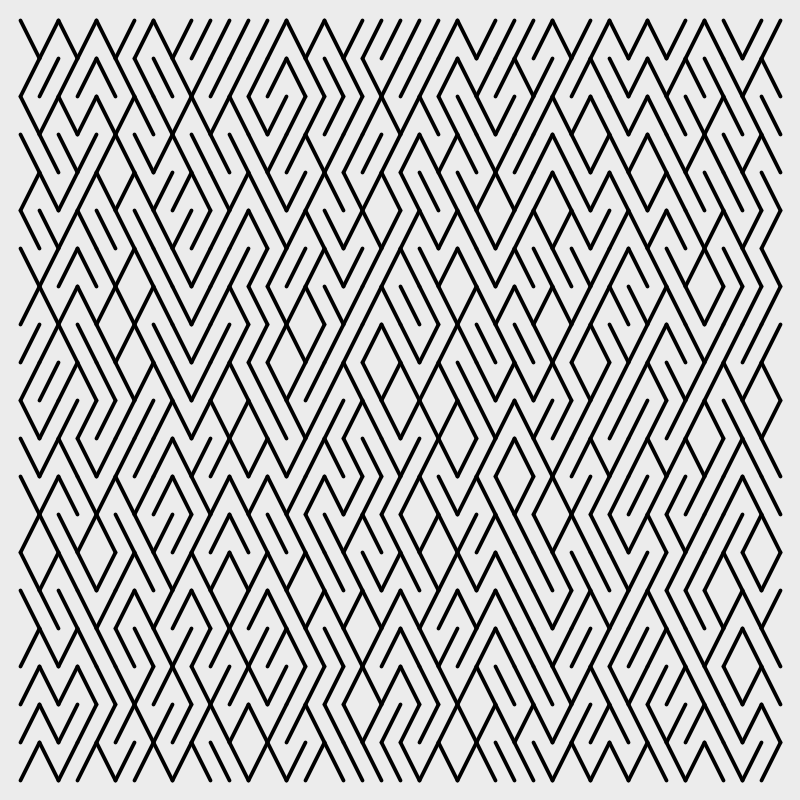
Frame 1 (no input)
Frame 60 (the mouse pressed at the canvas centre just before this capture): identical to frame 1, image omitted
Frame 120 (the mouse held since frame 60 and released just before this capture): identical to frame 1, image omitted

The Processing sketch that drew this single still picture (run headless with seeded random() and noise(); from frame 60 on, the mouse is pressed at the canvas centre):

// Processing sketch: build
// ── build.pde
int rows = 20;
int columns = 20;
int margin = 20;

float spacingX,spacingY;
float thickness;

void setup() {
	size(800,800);
	smooth();
	
	if (rows == 0) rows = 1;
	if (columns == 0) columns = 1;

	spacingX = (width-margin*2)/rows*0.50;
	spacingY = (height-margin*2)/columns;
	thickness = spacingX/5;

	stroke(#000000);
	strokeWeight(thickness);
	strokeCap(ROUND);

	createStuff();
}

void createStuff() {
	background(#ECECEC);
	for (int y = margin; y <= height-margin-spacingY; y+=spacingY) {
		for (int x = margin; x <= width-margin-spacingX; x+=spacingX) {
			if (random(1) > 0.50) {
				line(x,y,x+spacingX, y+spacingY);
			}	
			else {
				line(x+spacingX,y,x, y+spacingY);
			}	
		}
	}
}

void draw() {

}

void keyPressed() {
	createStuff();
}
